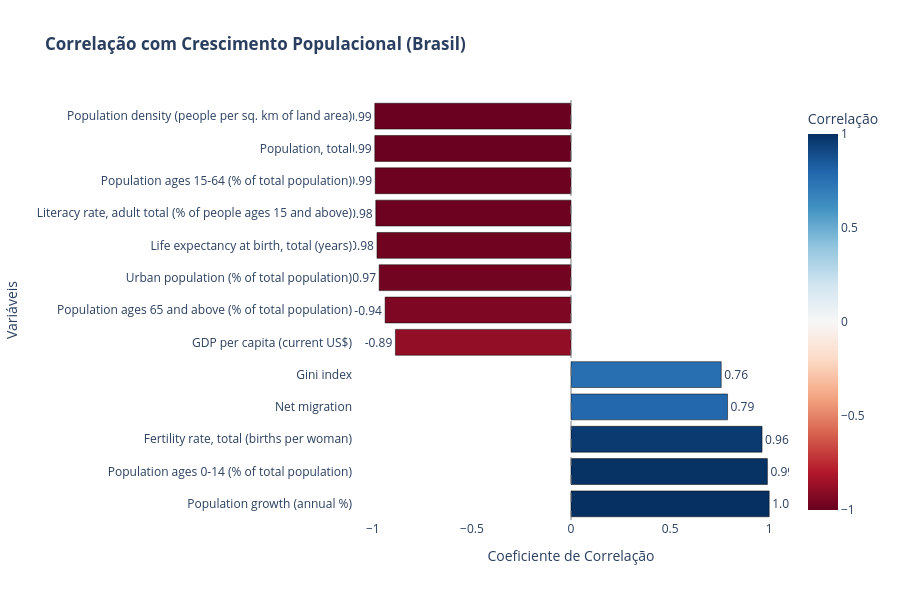

The code cell stored with this chart in its notebook:
### Code cell
import plotly.express as px

# Preparar os dados
df_plot = corr_target.reset_index()
df_plot.columns = ['Variável', 'Correlação']
df_plot['Correlação'] = df_plot['Correlação'].round(3)
df_plot['Cor_abs'] = df_plot['Correlação'].abs()
df_plot['Tipo'] = df_plot['Correlação'].apply(lambda x: 'Positiva' if x > 0 else 'Negativa')

# Criar gráfico
fig = px.bar(df_plot, 
             x='Correlação', 
             y='Variável',
             color='Correlação',
             color_continuous_scale='RdBu',
             range_color=[-1, 1],
             title='<b>Correlação com Crescimento Populacional (Brasil)</b>',
             text='Correlação',
             hover_data={'Cor_abs': False, 'Tipo': True},
             height=600)

# Ajustes estéticos
fig.update_traces(texttemplate='%{text:.2f}', 
                 textposition='outside',
                 marker_line_color='black',
                 marker_line_width=0.5)
fig.update_layout(plot_bgcolor='white',
                 xaxis_range=[-1.1,1.1],
                 xaxis_title='Coeficiente de Correlação',
                 yaxis_title='Variáveis',
                 coloraxis_colorbar_title='Correlação')
fig.add_vline(x=0, line_width=1, line_dash="dash", line_color="grey")

fig.show()

### Figure 1 — Plotly figure (JSON) as saved in the notebook; plotly's stock layout.template omitted (floating-point values rounded to 4 significant figures)
{"data": [{"alignmentgroup": "True", "customdata": [[1, "Positiva"], [0.991, "Positiva"], [0.964, "Positiva"], [0.79, "Positiva"], [0.758, "Positiva"], [0.886, "Negativa"], [0.938, "Negativa"], [0.968, "Negativa"], [0.979, "Negativa"], [0.985, "Negativa"], [0.988, "Negativa"], [0.99, "Negativa"], [0.99, "Negativa"]], "hovertemplate": "Correlação=%{marker.color}<br>Variável=%{y}<br>Tipo=%{customdata[1]}<extra></extra>", "legendgroup": "", "marker": {"color": [1, 0.991, 0.964, 0.79, 0.758, -0.886, -0.938, -0.968, -0.979, -0.985, -0.988, -0.99, -0.99], "coloraxis": "coloraxis", "line": {"color": "black", "width": 0.5}, "pattern": {"shape": ""}}, "name": "", "offsetgroup": "", "orientation": "h", "showlegend": false, "text": [1, 0.991, 0.964, 0.79, 0.758, -0.886, -0.938, -0.968, -0.979, -0.985, -0.988, -0.99, -0.99], "textposition": "outside", "texttemplate": "%{text:.2f}", "type": "bar", "x": [1, 0.991, 0.964, 0.79, 0.758, -0.886, -0.938, -0.968, -0.979, -0.985, -0.988, -0.99, -0.99], "xaxis": "x", "y": ["Population growth (annual %)", "Population ages 0-14 (% of total population)", "Fertility rate, total (births per woman)", "Net migration", "Gini index", "GDP per capita (current US$)", "Population ages 65 and above (% of total population)", "Urban population (% of total population)", "Life expectancy at birth, total (years)", "Literacy rate, adult total (% of people ages 15 and above)", "Population ages 15-64 (% of total population)", "Population, total", "Population density (people per sq. km of land area)"], "yaxis": "y"}], "layout": {"barmode": "relative", "coloraxis": {"cmax": 1, "cmin": -1, "colorbar": {"title": {"text": "Correlação"}}, "colorscale": [[0, "rgb(103,0,31)"], [0.1, "rgb(178,24,43)"], [0.2, "rgb(214,96,77)"], [0.3, "rgb(244,165,130)"], [0.4, "rgb(253,219,199)"], [0.5, "rgb(247,247,247)"], [0.6, "rgb(209,229,240)"], [0.7, "rgb(146,197,222)"], [0.8, "rgb(67,147,195)"], [0.9, "rgb(33,102,172)"], [1, "rgb(5,48,97)"]]}, "height": 600, "legend": {"tracegroupgap": 0}, "plot_bgcolor": "white", "shapes": [{"line": {"color": "grey", "dash": "dash", "width": 1}, "type": "line", "x0": 0, "x1": 0, "xref": "x", "y0": 0, "y1": 1, "yref": "y domain"}], "title": {"text": "<b>Correlação com Crescimento Populacional (Brasil)</b>"}, "xaxis": {"anchor": "y", "domain": [0, 1], "range": [-1.1, 1.1], "title": {"text": "Coeficiente de Correlação"}}, "yaxis": {"anchor": "x", "domain": [0, 1], "title": {"text": "Variáveis"}}}}
